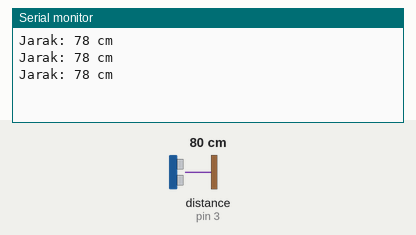
The sketch below on a simulated Arduino Uno, built with avr-gcc and run on an emulated ATmega328P. Parts: the last lines printed to the serial monitor. Wiring (inferred from the names in the program): ultrasonic range finder: trigger pin 2; echo pin 3. Inputs (shaded band) come from the test bench; at power-on: distance to the obstacle (sensor on pin 3) 80 cm. The echo pulse lasts 58.3 µs per cm.

Above: at 1.3 s.
1.4 s: distance to the obstacle (sensor on pin 3) set to 2 cm
At 1.9 s:
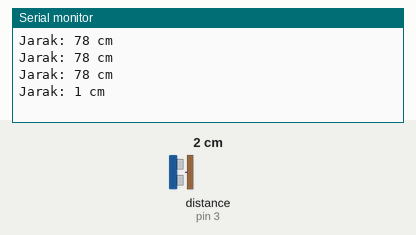
2.9 s: distance to the obstacle (sensor on pin 3) set to 4 cm
At 3.4 s:
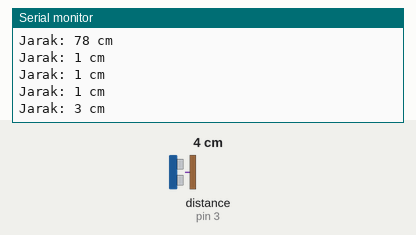
Timing chart, 0 to 5.9 s (numbered marks = the images above; inputs shaded):
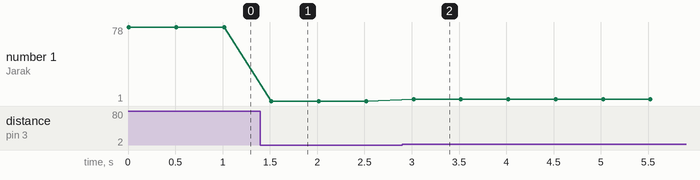

Measured:
- after the input at 1.4 s, the serial monitor: prints a new line after 0.12 s (image 1)
- after the input at 2.9 s, the serial monitor: prints a new line after 0.12 s (image 2)
- plotted number 1: 78 → 1 after the input at 1.4 s, 1 → 3 after the input at 2.9 s

The sketch:

baca_hcsr.ino
```cpp
//set pin untuk HC-SR04 sensor
#define trigpin 2
#define echopin 3

//set pin untuk HC-SR04 sensor (Wemos D1 mini)
// #define trigpin D5
// #define echopin D6

//set global variable utuk menyimpan nilai durasi dan jarak
long durasi;
int jarak;

void setup(){
  //inisiasi komunikasi serial (serial communication)
  Serial.begin(9600);

  //set trigpin sebagai output
  pinMode(trigpin, OUTPUT);

  //set echopin sebagai input
  pinMode(echopin, INPUT);
}

void loop(){
  //kirim 10 microseconds pulse untuk men-trigger sensor
  digitalWrite(trigpin, LOW);
  delayMicroseconds(2);
  digitalWrite(trigpin, HIGH);
  delayMicroseconds(10);
  digitalWrite(trigpin, LOW);

  //hitung durasi dari echo yang ditangkap echopin
  durasi = pulseIn(echopin, HIGH);

  //hitung jarak
  jarak = durasi * 0.034 / 2;

  //tampilkan hasil jarak pada serial monitor
  Serial.print("Jarak: ");
  Serial.print(jarak);
  Serial.println(" cm");

  //tunggu 0,5 detik dulu sebelum menghitung jarak lagi
  delay(500);
}
```
